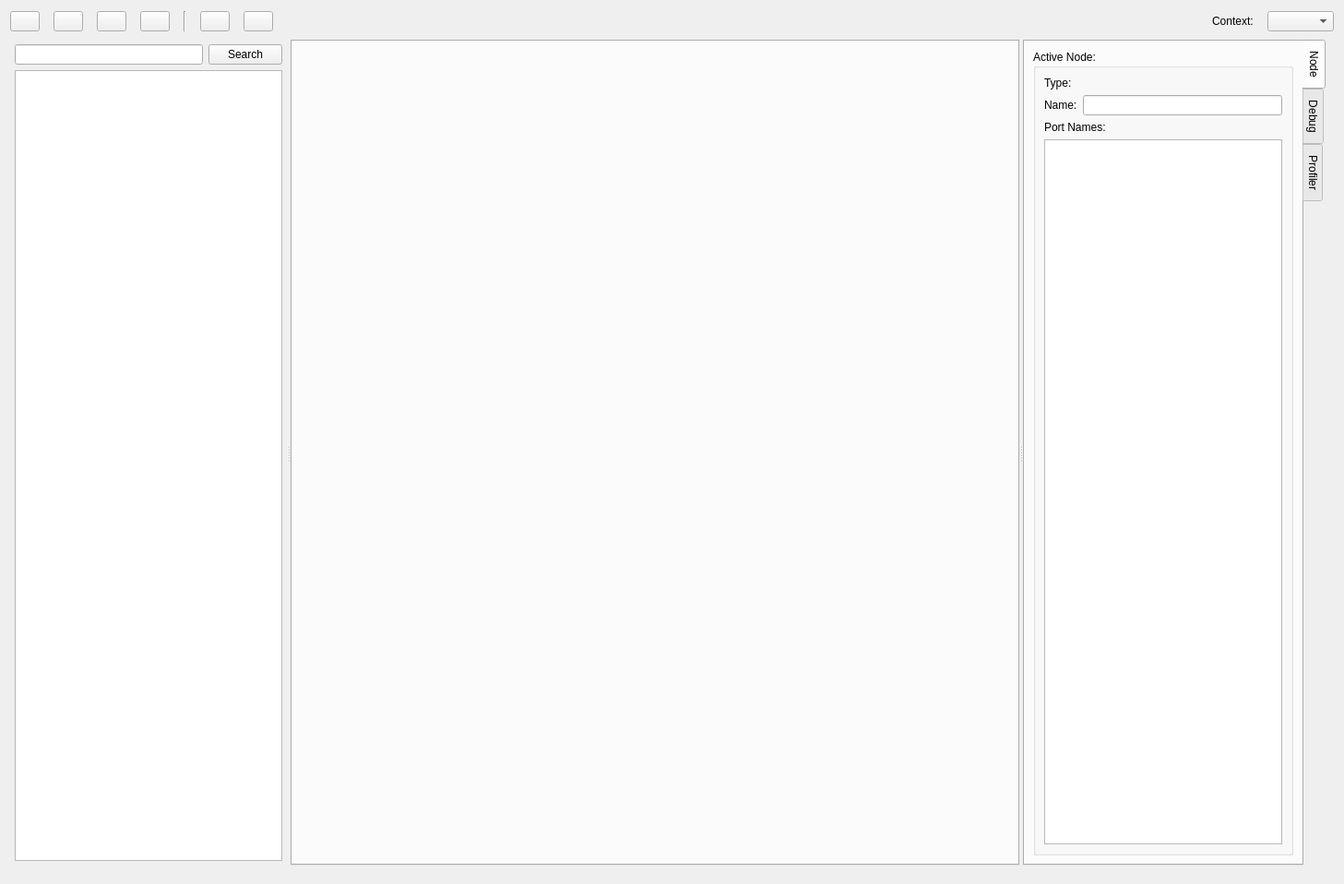
<?xml version="1.0" encoding="UTF-8"?>
<ui version="4.0">
 <class>NodeEditor</class>
 <widget class="QWidget" name="NodeEditor">
  <property name="geometry">
   <rect>
    <x>0</x>
    <y>0</y>
    <width>1457</width>
    <height>958</height>
   </rect>
  </property>
  <property name="windowTitle">
   <string>Form</string>
  </property>
  <layout class="QVBoxLayout" name="verticalLayout">
   <property name="spacing">
    <number>0</number>
   </property>
   <property name="topMargin">
    <number>12</number>
   </property>
   <item>
    <layout class="QHBoxLayout" name="horizontalLayout">
     <property name="spacing">
      <number>15</number>
     </property>
     <item alignment="Qt::AlignLeft">
      <widget class="QPushButton" name="newButton">
       <property name="maximumSize">
        <size>
         <width>32</width>
         <height>32</height>
        </size>
       </property>
       <property name="toolTip">
        <string>New</string>
       </property>
       <property name="text">
        <string/>
       </property>
      </widget>
     </item>
     <item alignment="Qt::AlignLeft">
      <widget class="QPushButton" name="loadButton">
       <property name="maximumSize">
        <size>
         <width>32</width>
         <height>32</height>
        </size>
       </property>
       <property name="toolTip">
        <string>Open</string>
       </property>
       <property name="text">
        <string/>
       </property>
      </widget>
     </item>
     <item alignment="Qt::AlignLeft">
      <widget class="QPushButton" name="saveButton">
       <property name="maximumSize">
        <size>
         <width>32</width>
         <height>32</height>
        </size>
       </property>
       <property name="toolTip">
        <string>Save</string>
       </property>
       <property name="text">
        <string/>
       </property>
      </widget>
     </item>
     <item alignment="Qt::AlignLeft">
      <widget class="QPushButton" name="saveAllButton">
       <property name="maximumSize">
        <size>
         <width>32</width>
         <height>32</height>
        </size>
       </property>
       <property name="toolTip">
        <string>Save All</string>
       </property>
       <property name="statusTip">
        <string/>
       </property>
       <property name="text">
        <string/>
       </property>
      </widget>
     </item>
     <item>
      <widget class="Line" name="line">
       <property name="orientation">
        <enum>Qt::Vertical</enum>
       </property>
      </widget>
     </item>
     <item>
      <widget class="QPushButton" name="executeButton">
       <property name="maximumSize">
        <size>
         <width>32</width>
         <height>32</height>
        </size>
       </property>
       <property name="toolTip">
        <string>Run</string>
       </property>
       <property name="text">
        <string/>
       </property>
      </widget>
     </item>
     <item>
      <widget class="QPushButton" name="clearButton">
       <property name="maximumSize">
        <size>
         <width>32</width>
         <height>32</height>
        </size>
       </property>
       <property name="toolTip">
        <string>Clear scene</string>
       </property>
       <property name="text">
        <string/>
       </property>
      </widget>
     </item>
     <item>
      <spacer name="horizontalSpacer">
       <property name="orientation">
        <enum>Qt::Horizontal</enum>
       </property>
       <property name="sizeHint" stdset="0">
        <size>
         <width>40</width>
         <height>20</height>
        </size>
       </property>
      </spacer>
     </item>
     <item>
      <widget class="QLabel" name="label">
       <property name="text">
        <string>Context:</string>
       </property>
      </widget>
     </item>
     <item>
      <widget class="QComboBox" name="contextComboBox"/>
     </item>
    </layout>
   </item>
   <item>
    <widget class="QWidget" name="widget_5" native="true">
     <property name="sizePolicy">
      <sizepolicy hsizetype="Preferred" vsizetype="Preferred">
       <horstretch>0</horstretch>
       <verstretch>1</verstretch>
      </sizepolicy>
     </property>
     <layout class="QVBoxLayout" name="verticalLayout_5">
      <property name="leftMargin">
       <number>0</number>
      </property>
      <item>
       <widget class="QSplitter" name="splitter">
        <property name="sizePolicy">
         <sizepolicy hsizetype="Expanding" vsizetype="Preferred">
          <horstretch>0</horstretch>
          <verstretch>1</verstretch>
         </sizepolicy>
        </property>
        <property name="orientation">
         <enum>Qt::Horizontal</enum>
        </property>
        <widget class="QWidget" name="widget_2" native="true">
         <property name="sizePolicy">
          <sizepolicy hsizetype="Preferred" vsizetype="Preferred">
           <horstretch>0</horstretch>
           <verstretch>0</verstretch>
          </sizepolicy>
         </property>
         <property name="minimumSize">
          <size>
           <width>300</width>
           <height>0</height>
          </size>
         </property>
         <layout class="QVBoxLayout" name="verticalLayout_3">
          <property name="spacing">
           <number>-1</number>
          </property>
          <property name="leftMargin">
           <number>5</number>
          </property>
          <property name="topMargin">
           <number>5</number>
          </property>
          <property name="rightMargin">
           <number>5</number>
          </property>
          <property name="bottomMargin">
           <number>5</number>
          </property>
          <item>
           <layout class="QHBoxLayout" name="horizontalLayout_2">
            <item>
             <widget class="QLineEdit" name="filterText">
              <property name="maximumSize">
               <size>
                <width>16777215</width>
                <height>16777215</height>
               </size>
              </property>
             </widget>
            </item>
            <item>
             <widget class="QPushButton" name="searchButton">
              <property name="maximumSize">
               <size>
                <width>16777215</width>
                <height>16777215</height>
               </size>
              </property>
              <property name="text">
               <string>Search</string>
              </property>
             </widget>
            </item>
           </layout>
          </item>
          <item>
           <widget class="QTreeView" name="scriptsTree">
            <property name="sizePolicy">
             <sizepolicy hsizetype="MinimumExpanding" vsizetype="MinimumExpanding">
              <horstretch>0</horstretch>
              <verstretch>0</verstretch>
             </sizepolicy>
            </property>
            <property name="minimumSize">
             <size>
              <width>250</width>
              <height>0</height>
             </size>
            </property>
           </widget>
          </item>
         </layout>
        </widget>
        <widget class="QWidget" name="widget" native="true">
         <property name="sizePolicy">
          <sizepolicy hsizetype="Preferred" vsizetype="Preferred">
           <horstretch>1</horstretch>
           <verstretch>0</verstretch>
          </sizepolicy>
         </property>
         <layout class="QVBoxLayout" name="verticalLayout_2">
          <property name="leftMargin">
           <number>0</number>
          </property>
          <property name="topMargin">
           <number>0</number>
          </property>
          <property name="rightMargin">
           <number>0</number>
          </property>
          <property name="bottomMargin">
           <number>0</number>
          </property>
          <item>
           <widget class="QSplitter" name="splitter_2">
            <property name="orientation">
             <enum>Qt::Horizontal</enum>
            </property>
            <widget class="QTabWidget" name="nodeArea">
             <property name="sizePolicy">
              <sizepolicy hsizetype="Expanding" vsizetype="Expanding">
               <horstretch>1</horstretch>
               <verstretch>0</verstretch>
              </sizepolicy>
             </property>
             <property name="baseSize">
              <size>
               <width>0</width>
               <height>0</height>
              </size>
             </property>
             <property name="currentIndex">
              <number>-1</number>
             </property>
            </widget>
            <widget class="QWidget" name="widget_3" native="true">
             <property name="sizePolicy">
              <sizepolicy hsizetype="Preferred" vsizetype="Preferred">
               <horstretch>0</horstretch>
               <verstretch>0</verstretch>
              </sizepolicy>
             </property>
             <property name="minimumSize">
              <size>
               <width>250</width>
               <height>0</height>
              </size>
             </property>
             <layout class="QVBoxLayout" name="verticalLayout_4">
              <property name="leftMargin">
               <number>0</number>
              </property>
              <property name="topMargin">
               <number>0</number>
              </property>
              <property name="rightMargin">
               <number>0</number>
              </property>
              <property name="bottomMargin">
               <number>0</number>
              </property>
              <item>
               <widget class="QTabWidget" name="tabWidget">
                <property name="tabPosition">
                 <enum>QTabWidget::East</enum>
                </property>
                <property name="currentIndex">
                 <number>0</number>
                </property>
                <widget class="QWidget" name="tab">
                 <attribute name="title">
                  <string>Node</string>
                 </attribute>
                 <layout class="QVBoxLayout" name="verticalLayout_6">
                  <property name="leftMargin">
                   <number>0</number>
                  </property>
                  <property name="topMargin">
                   <number>0</number>
                  </property>
                  <property name="rightMargin">
                   <number>0</number>
                  </property>
                  <property name="bottomMargin">
                   <number>0</number>
                  </property>
                  <item>
                   <widget class="QWidget" name="widget_6" native="true">
                    <layout class="QVBoxLayout" name="verticalLayout_8">
                     <item>
                      <widget class="QGroupBox" name="groupBox">
                       <property name="title">
                        <string>Active Node:</string>
                       </property>
                       <layout class="QVBoxLayout" name="verticalLayout_7">
                        <item>
                         <layout class="QHBoxLayout" name="horizontalLayout_4">
                          <item>
                           <widget class="QLabel" name="label_2">
                            <property name="text">
                             <string>Type:</string>
                            </property>
                           </widget>
                          </item>
                          <item>
                           <widget class="QLabel" name="nodeNameLabel">
                            <property name="text">
                             <string/>
                            </property>
                           </widget>
                          </item>
                         </layout>
                        </item>
                        <item>
                         <layout class="QHBoxLayout" name="horizontalLayout_3">
                          <item>
                           <widget class="QLabel" name="label_3">
                            <property name="text">
                             <string>Name:</string>
                            </property>
                           </widget>
                          </item>
                          <item>
                           <widget class="QLineEdit" name="activeNodeCaption"/>
                          </item>
                         </layout>
                        </item>
                        <item>
                         <widget class="QLabel" name="label_4">
                          <property name="text">
                           <string>Port Names:</string>
                          </property>
                         </widget>
                        </item>
                        <item>
                         <widget class="QListWidget" name="portNamesList"/>
                        </item>
                       </layout>
                      </widget>
                     </item>
                    </layout>
                   </widget>
                  </item>
                 </layout>
                </widget>
                <widget class="QWidget" name="tab_2">
                 <attribute name="title">
                  <string>Debug</string>
                 </attribute>
                </widget>
                <widget class="QWidget" name="tab_3">
                 <attribute name="title">
                  <string>Profiler</string>
                 </attribute>
                </widget>
               </widget>
              </item>
             </layout>
            </widget>
           </widget>
          </item>
         </layout>
        </widget>
       </widget>
      </item>
     </layout>
    </widget>
   </item>
  </layout>
 </widget>
 <resources/>
 <connections/>
</ui>
